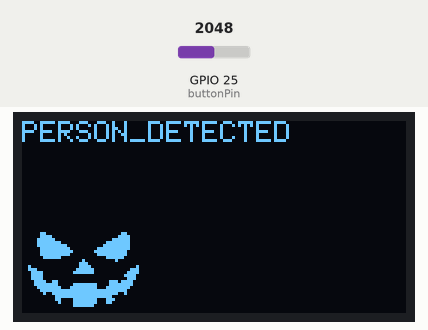
Recording of a sketch running on a simulated ESP32. Parts: 128×64 one-colour display. Inputs (shaded band) come from the test bench; at power-on: GPIO 25 (buttonPin) = 2048. Nothing arrives over Bluetooth unless stated; a phone connects over Bluetooth LE 3 s after start; what the sketch prints to the serial monitor is not drawn.

Above: at 3.6 s.
3.7 s: GPIO 25 (buttonPin) set to 3353
6.2 s: GPIO 25 (buttonPin) set to 3429
At 8.9 s:
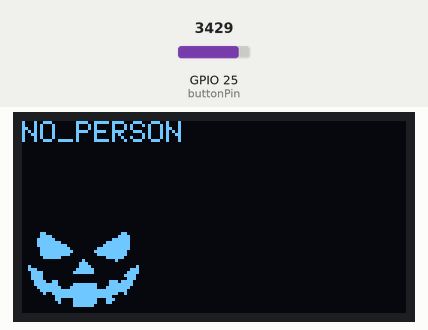
9.2 s: GPIO 25 (buttonPin) set to 3360
At 11.4 s:
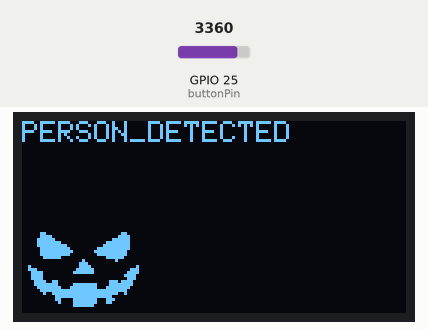
11.7 s: GPIO 25 (buttonPin) set to 3440
At 14.4 s:
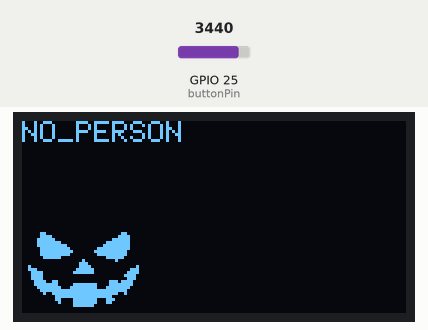
14.7 s: GPIO 25 (buttonPin) set to 2866
At 15.9 s:
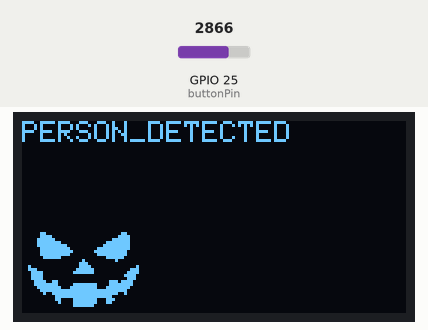
Timing chart, 0 to 17.7 s (numbered marks = the images above; inputs shaded):
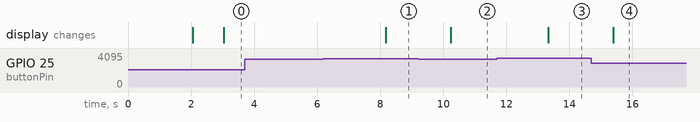

The sketch:

pumpkin_human_detector.ino
```cpp
//Made with ❤ by magician.dev sourced from multiple projects and utilizes some great libraries. This code is of course CCSA 4.0 unless otherwise stated by library vendors.
#include <BLEDevice.h>
#include <BLEServer.h>
#include <BLEUtils.h>
#include <BLE2902.h>
#include "esp_system.h"
#include <Wire.h>
#include <Adafruit_GFX.h>
#include <Adafruit_SSD1306.h>
#include "pumpkin_graphic.h"

#define SCREEN_WIDTH 128
#define SCREEN_HEIGHT 64

BLEServer* pServer = nullptr;
BLECharacteristic* pCharacteristic = nullptr;
bool deviceConnected = false;

Adafruit_SSD1306 display(SCREEN_WIDTH, SCREEN_HEIGHT, &Wire, -1);

const int buttonPin = 25;
#define SERVICE_UUID        "BF5CBE24-E475-4EF2-B3A4-B2B1E498EB94"
#define CHARACTERISTIC_UUID "B07488D0-BEDA-457F-8169-C7AA6AB8C6A8"

unsigned long lastCheck = 0;
unsigned long checkTime = 1000;
bool isPersonDetected = false;

class MyServerCallbacks: public BLEServerCallbacks {
    void onConnect(BLEServer* pServer) {
        deviceConnected = true;
    };

    void onDisconnect(BLEServer* pServer) {
        deviceConnected = false;
        esp_restart();
    }
};

void setup() {
  Serial.begin(115200);
  BLEDevice::init("Pumpkin King Human Detector");
  pServer = BLEDevice::createServer();
  pServer->setCallbacks(new MyServerCallbacks());

  BLEService *pService = pServer->createService(SERVICE_UUID);
  pCharacteristic = pService->createCharacteristic(
                      CHARACTERISTIC_UUID,
                      BLECharacteristic::PROPERTY_READ |
                      BLECharacteristic::PROPERTY_WRITE |
                      BLECharacteristic::PROPERTY_NOTIFY |
                      BLECharacteristic::PROPERTY_INDICATE
                    );

  pCharacteristic->addDescriptor(new BLE2902());
  pService->start();

  BLEAdvertising *pAdvertising = pServer->getAdvertising();
  pAdvertising->start();
  pinMode(buttonPin, INPUT);
  Wire.begin(5, 4);
  if(!display.begin(SSD1306_SWITCHCAPVCC, 0x3C, false, false)) {
    Serial.println(F("SSD1306 allocation failed"));
    for(;;);
  }
  delay(2000);
  updateDisplay("Waiting a client connection to notify...");
}

void updateDisplay(String txt){
  display.clearDisplay();
  display.setTextSize(1);
  display.setTextColor(SSD1306_WHITE);
  Serial.println(txt);
  display.drawBitmap(0, 32, epd_bitmap_pumkin_king_oled, 41, 32, 1);
  display.setCursor(0,0);
  display.print(txt);
  display.display();
}

void loop() {
  if (deviceConnected) {

//    int reading = digitalRead(buttonPin);
      int reading = analogRead(buttonPin);

    if (reading < 3400){
      isPersonDetected = true;
    }
    Serial.println(reading);
    if ((millis() - lastCheck) > checkTime) {

      if (isPersonDetected) {
        Serial.println("PERSON_DETECTED");
        updateDisplay("PERSON_DETECTED");
        pCharacteristic->setValue("PERSON_DETECTED");
        pCharacteristic->notify();
        isPersonDetected = false;
      } else {
        pCharacteristic->setValue("NO_PERSON");
        Serial.println("NO_PERSON");
        updateDisplay("NO_PERSON");
//        Didn't need to notify on no person but could.
//        pCharacteristic->notify();
      }
      lastCheck = millis();
     }
    }
    delay(50);
  }
```

Source omitted: mpkin_graphic.h (data table, 1252 bytes)

Measured:
- the behaviour switches between 3399 and 3400 on GPIO 25 (buttonPin) (found by bisection; images 0 and 1)
- after the input at 3.7 s, every drawn part: stays the same
- after the input at 6.2 s, the display: changes after 2.0 s (image 1)
- after the input at 9.2 s, the display: changes after 1.0 s (image 2)
- after the input at 11.7 s, the display: changes after 1.6 s (image 3)
- after the input at 14.7 s, the display: changes after 0.69 s (image 4)
